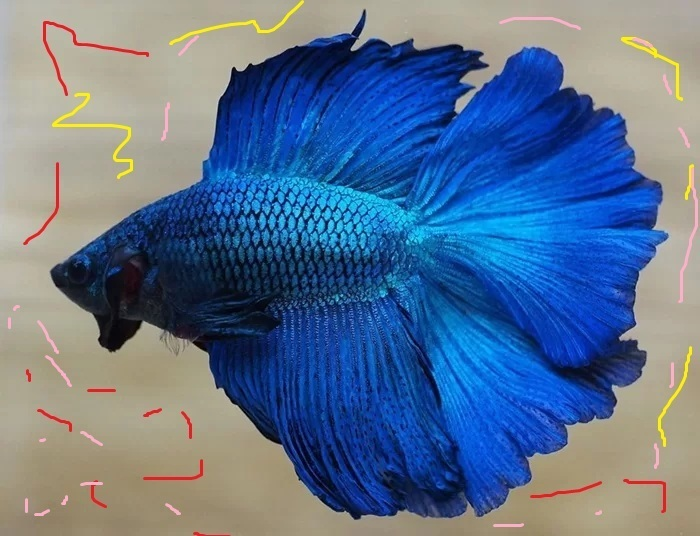
#> input picture data/ca-betta-mau-xanh-duong.jpg, 700 x 536 px, found by its file name
$ python blur_method.py
#> lines starting #> are read from the running program, lines starting #| are printed output that depends on the picture
# 1. Average Blurring
# 2. Gaussian Blurring  -> weighted average, central value has more weight
# 3. Median Blurring    -> replace central value with median of surrounding pixels
# 4. Bilateral Blurring -> best for edge preserving

import cv2 as cv
import numpy as np

img = cv.imread('data/ca-betta-mau-xanh-duong.jpg')
#> img is the input picture: shape (536, 700, 3); mean B, G, R 144.7, 115.1, 92.6
img = cv.resize(img, (600,400))
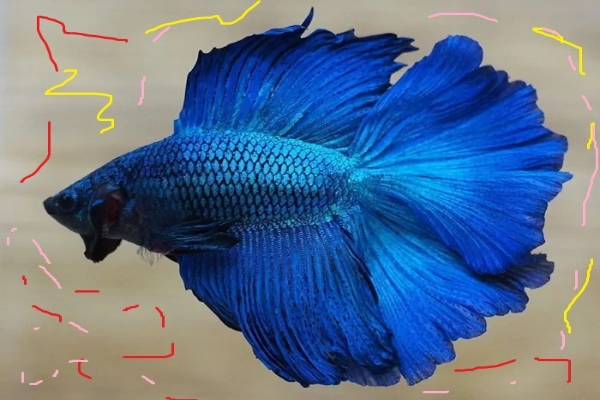
#> img: shape (400, 600, 3); mean B, G, R 144.6, 115, 92.5
cv.imshow('Original', img)

def padding(img, pad_size):
    h, w = img.shape[:2]
    pad_img = np.zeros((h + 2*pad_size, w + 2*pad_size, 3), dtype=img.dtype)
    pad_img[pad_size:pad_size+h, pad_size:pad_size+w] = img
    return pad_img

def average_blur(image, kernel_size):
    kernel = np.ones((kernel_size,kernel_size,3), dtype=np.float32)
    # kernel = kernel/(kernel_size*kernel_size)
    kernel[0, :] = 2
    height, width = image.shape[:2]
    # print(height, width)
    pad_img = padding(image, kernel_size//2)
    out = np.zeros_like(pad_img)
    for i in range(height):
        for j in range(width):
            roi = pad_img[i:i+kernel_size, j:j+kernel_size]
            out[i ,j] = np.sum(roi*kernel, axis=(0,1) )
    height,width = out.shape[:2]
    final = out[0:height - 2*(kernel_size//2 ), 0:width - 2*(kernel_size//2 )]
    return final

average = cv.blur(img, (25,1))
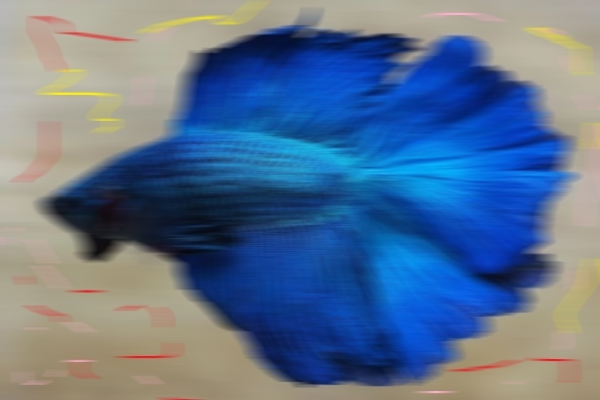
#> average: shape (400, 600, 3); mean B, G, R 144.6, 115, 92.5
cv.imshow('Average Blurring', average)
print(average.shape)
#| (400, 600, 3)

blur_from_scratch = average_blur(img, kernel_size=10)
#> in padding, `pad_img[pad_size:pad_size+h, pad_size:pad_size+w] = img`:
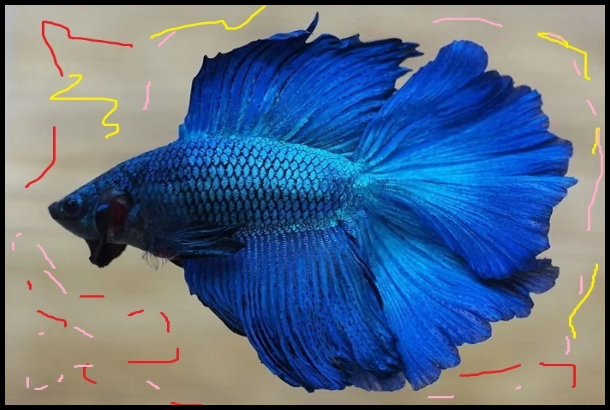
#> pad_img: shape (410, 610, 3); mean B, G, R 138.7, 110.4, 88.8
#> after the loop in average_blur, `for i in range(height):`:
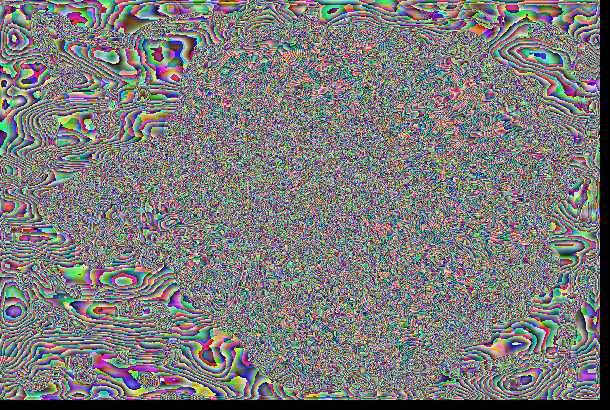
#> out: shape (410, 610, 3); mean B, G, R 122.1, 122.3, 122.4
#> in average_blur, `final = out[0:height - 2*(kernel_size//2 ), 0:width - 2*(kernel_size//..`:
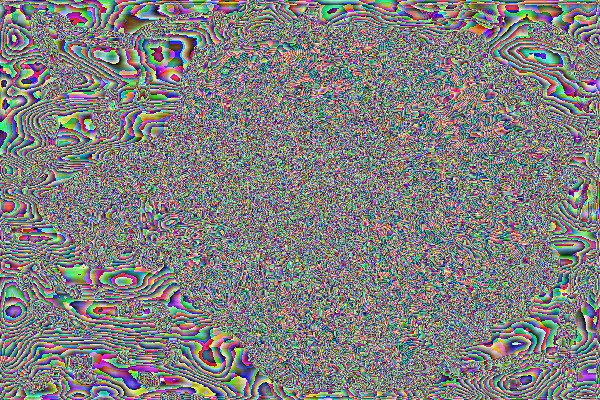
#> final: shape (400, 600, 3); mean B, G, R 127.3, 127.5, 127.6
cv.imshow('Average Blurring from scratch', blur_from_scratch)
print(blur_from_scratch.shape)
#| (400, 600, 3)

cv.waitKey(0)
cv.destroyAllWindows()

$ run again, with data/130-hinh-nen-may-tinh-4k-7-1024x640.jpg copied over data/ca-betta-mau-xanh-duong.jpg
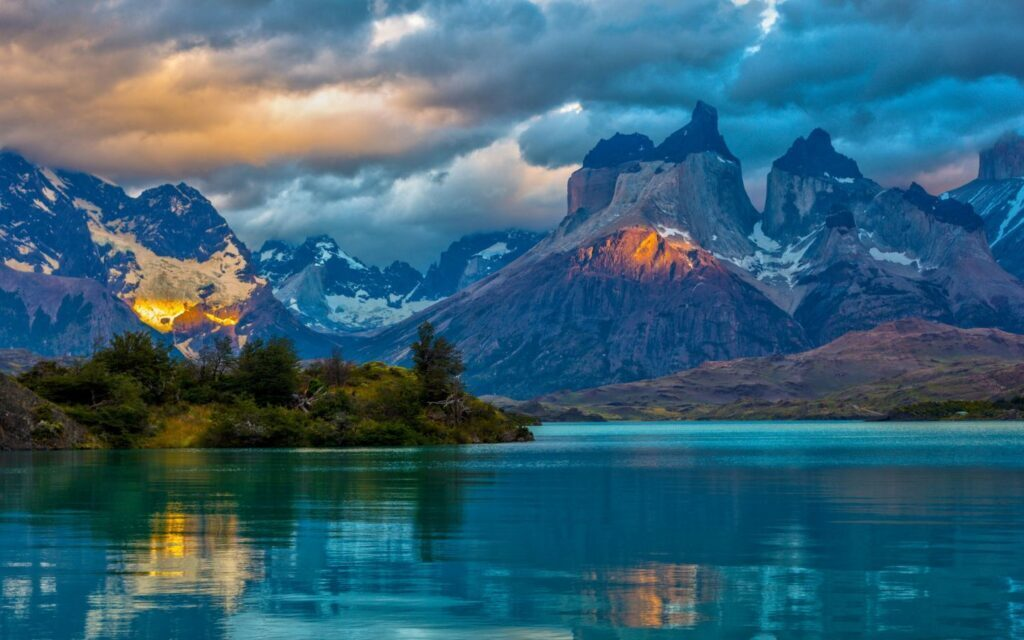
#> input picture data/130-hinh-nen-may-tinh-4k-7-1024x640.jpg, 1024 x 640 px, found by its file name
#> img is the input picture: shape (640, 1024, 3); mean B, G, R 117.1, 98.2, 55.6
#> img: shape (400, 600, 3)
#| (400, 600, 3)
#> after the loop in average_blur, `for i in range(height):`:
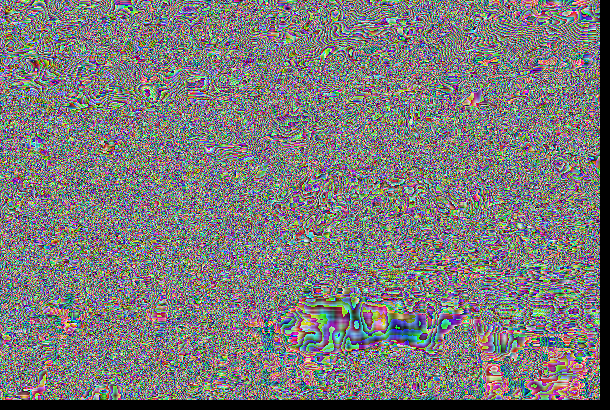
#> out: shape (410, 610, 3); mean B, G, R 122.4, 122.2, 122.7
#> in average_blur, `final = out[0:height - 2*(kernel_size//2 ), 0:width - 2*(kernel_size//..`:
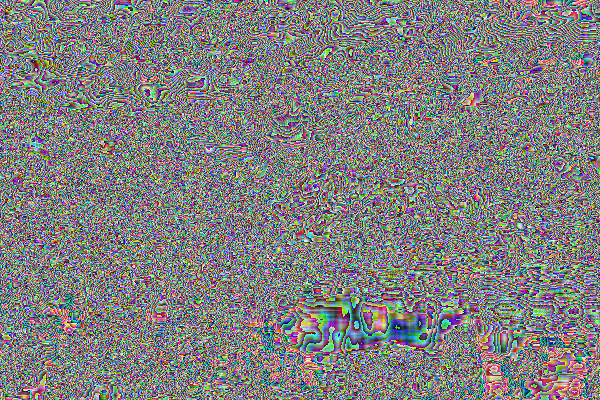
#> final: shape (400, 600, 3); mean B, G, R 127.5, 127.4, 127.8
#| (400, 600, 3)
